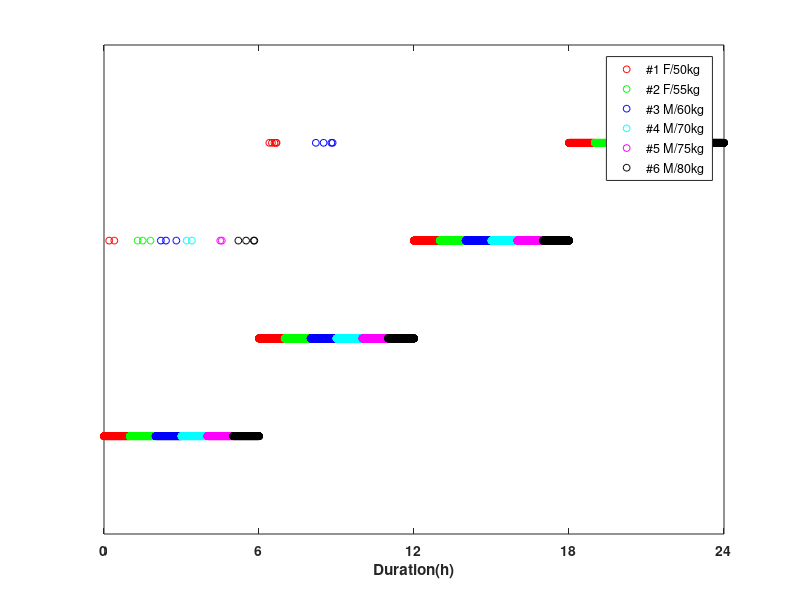

The MATLAB source for this figure:

clc
close all
clear

TargetNo = 6;
interval = 0.001;
Total = 0:interval:4*TargetNo;
state = zeros(1/interval,4*TargetNo);
for i = 1:4*TargetNo
    state(:,i) = Total((1/interval*(i-1)+1):(1/interval*i));
end

Result_ON = 10*ones(length(state(:,1)),1);
Result_SIT = 20*ones(length(state(:,1)),1);
Result_OFF = 30*ones(length(state(:,1)),1);
Result_MOVE = 40*ones(length(state(:,1)),1);

Result = [Result_ON Result_SIT Result_OFF Result_MOVE];
Marker = 5;
%% figures
% for ii = 1:7
%     
% end

for j = 1:4
    h1 = plot(state(:,6*(j-1)+1),Result(1/interval*(j-1)+1:(1/interval*j)),'or','Markersize',Marker);
    hold on
end
hold on
for j = 1:4
    h2 = plot(state(:,6*(j-1)+2),Result(1/interval*(j-1)+1:(1/interval*j)),'og','Markersize',Marker);
    hold on
end
for j = 1:4
    h3 = plot(state(:,6*(j-1)+3),Result(1/interval*(j-1)+1:(1/interval*j)),'ob','Markersize',Marker);
    hold on
end
for j = 1:4
    h4 = plot(state(:,6*(j-1)+4),Result(1/interval*(j-1)+1:(1/interval*j)),'oc','Markersize',Marker);
    hold on
end
for j = 1:4
    h5 = plot(state(:,6*(j-1)+5),Result(1/interval*(j-1)+1:(1/interval*j)),'om','Markersize',Marker);
    hold on
end
for j = 1:4
    h6 = plot(state(:,6*(j-1)+6),Result(1/interval*(j-1)+1:(1/interval*j)),'ok','Markersize',Marker);
    hold on
end
% hold on
% for k = TargetNo+1:2*TargetNo
%     plot(state(:,k),Result_SIT,'o');
%     hold on
% end
% hold on
% for l = 2*TargetNo+1:3*TargetNo
%     plot(state(:,l),Result_OFF,'o');
%     hold on
% end
% hold on
% for m = 3*TargetNo+1:4*TargetNo
%     plot(state(:,m),Result_MOVE,'o');
%     hold on
% end
hold on
plot([6.4 6.5 6.6 6.66 6.68],[40 40 40 40 40],'or','Markersize',Marker);
hold on
plot([8.2 8.5 8.8 8.85],[40 40 40 40],'ob','Markersize',Marker);
hold on


plot([0.2 0.4],[30 30],'or','Markersize',Marker);
hold on
plot([1.3 1.5 1.8],[30 30 30],'og','Markersize',Marker);
hold on
plot([2.2 2.4 2.8],[30 30 30],'ob','Markersize',Marker)
hold on
plot([3.2 3.4],[30 30],'oc','Markersize',Marker);
hold on
plot([4.5 4.56],[30 30],'om','Markersize',Marker);
hold on
plot([5.2 5.5 5.8 5.82],[30 30 30 30],'ok','Markersize',Marker)


axis([0 4*TargetNo 0 50])
set(gca,'XTick',[0 6 12 18 24],'fontweight','bold')
xlabel('Duration(h)')
set(gca, 'YTick',[] );
legend([h1 h2 h3 h4 h5 h6],'#1 F/50kg','#2 F/55kg','#3 M/60kg','#4 M/70kg','#5 M/75kg','#6 M/80kg');
% set(gca, 'XTicklabel',{'0','6','6','6','6'});